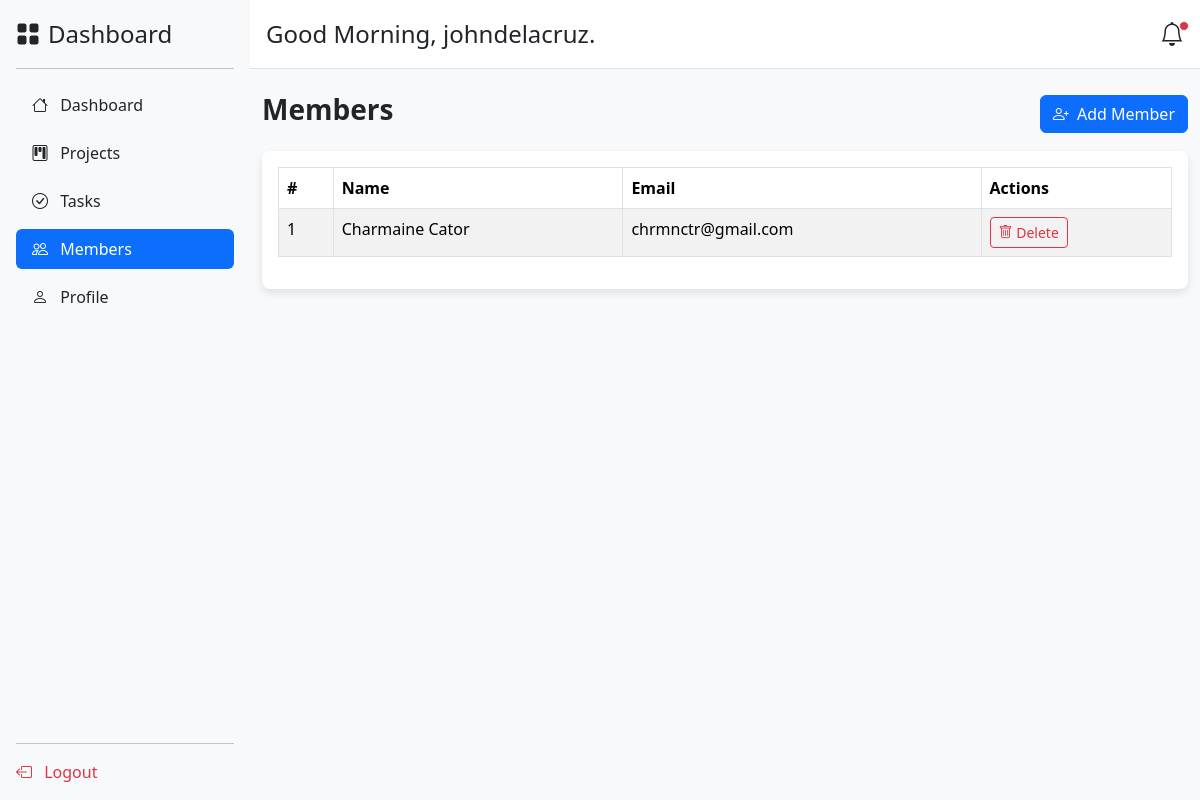
Page /members/ (signed in) on the earlier database version.
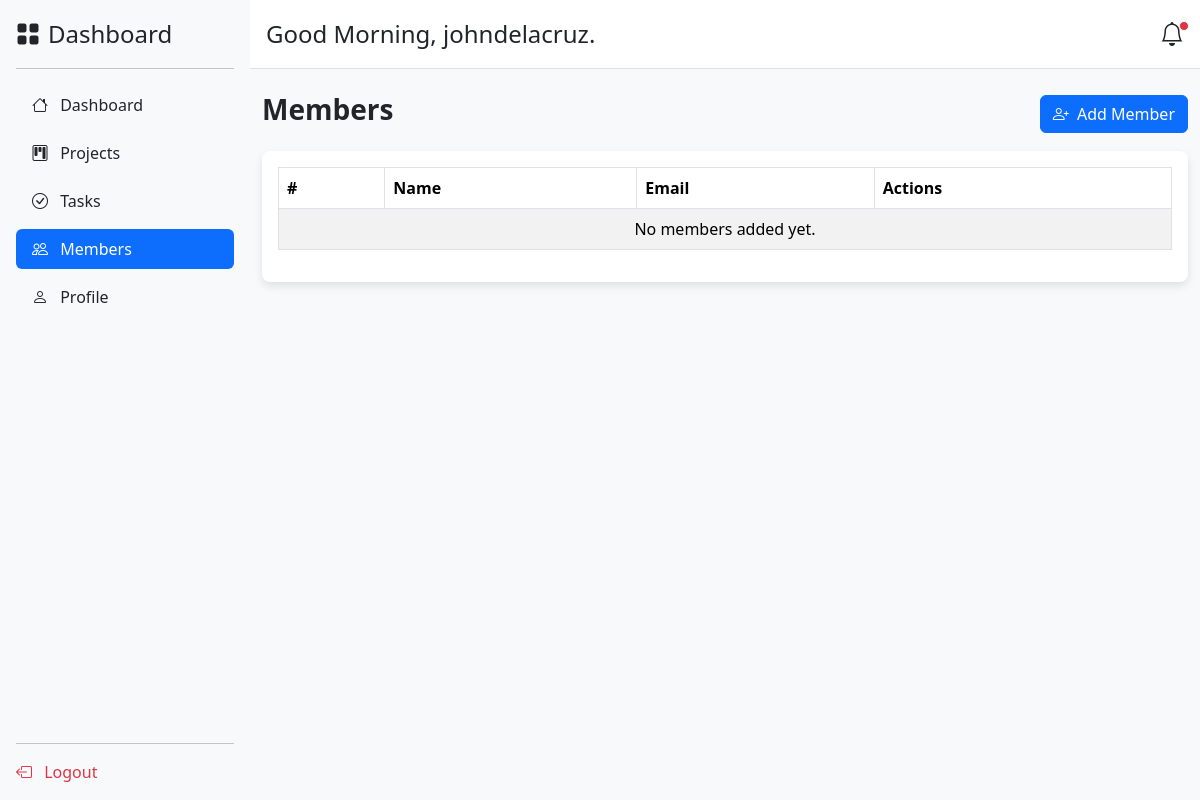
Same page on the later database version.
### app/models.py (models this page shows, shortened)
class TeamMember(models.Model):
    user = models.OneToOneField(User, on_delete=models.CASCADE, related_name="team_member")
    added_by = models.ForeignKey(User, on_delete=models.CASCADE, related_name="added_members")
    date_added = models.DateTimeField(auto_now_add=True)

### app/views.py (the view, shortened to what this page needs)
# urls.py: path('members/', views.members, name='members'),
@login_required
def members(request):
    try:
        team_members = TeamMember.objects.filter(added_by_id=request.user)
        return render(request, 'app/members.html', {'team_members': team_members})
    except Exception as e:
        messages.error(request, f"An error occurred: {e}")
        return redirect('dashboard')

### app/context_processors.py (called while the page is built)
def add_current_time(request):
    gmt8 = pytz.timezone('Asia/Manila')  # Set the timezone to GMT+8
    current_time = timezone.now().astimezone(gmt8)  # Convert current time to GMT+8
    return {'current_time': current_time}

### app/templates/app/members.html (shortened to what this page needs)
<!DOCTYPE html>
<html lang="en">
<head>
    <link href="https://cdn.jsdelivr.net/npm/bootstrap@5.3.3/dist/css/bootstrap.min.css" rel="stylesheet">
    <link href="https://cdn.jsdelivr.net/npm/bootstrap-icons@1.10.5/font/bootstrap-icons.css" rel="stylesheet">
</head>
<body>
    <div class="d-flex">
        {% include 'app/sidebar.html' %}
        <div class="flex-grow-1 bg-light">
            {% include 'app/header.html' %}
            <div class="container mt-4">
                <div class="d-flex justify-content-between align-items-center mb-3">
                    <h3 class="fw-bold">Members</h3>
                    <button class="btn btn-primary" data-bs-toggle="modal" data-bs-target="#addMemberModal">
                        <i class="bi bi-person-plus me-1"></i> Add Member
                    </button>
                </div>
                <div class="table-container bg-white p-3">
                    <table class="table table-hover table-striped table-bordered">
                        <thead>
                            <tr>
                                <th>#</th>
                                <th>Name</th>
                                <th>Email</th>
                                <th>Actions</th>
                            </tr>
                        </thead>
                        <tbody>
                            {% for member in team_members %}
                            <tr>
                                <td>{{ forloop.counter }}</td>
                                <td>{{ member.user.get_full_name }}</td>
                                <td>{{ member.user.email }}</td>
                                <td>
                                    <button class="btn btn-sm btn-outline-danger delete-btn"
                                            data-member-id="{{ member.id }}"
                                            data-member-name="{{ member.user.get_full_name }}">
                                        <i class="bi bi-trash"></i> Delete
                                    </button>
                                </td>
                            </tr>
                            {% empty %}
                            <tr>
                                <td colspan="4" class="text-center">No members added yet.</td>
                            </tr>
                            {% endfor %}
                        </tbody>
                    </table>
                </div>
            </div>
        </div>
    </div>
</body>
</html>

Differences in the rows shown:
removed TeamMember: user.get_full_name "Charmaine Cator", user.email "chrmnctr@gmail.com"
Other differences:
text now shown: "No members added yet."
